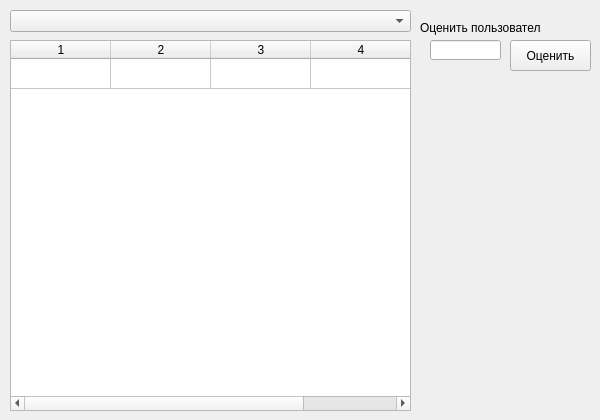
      <widget class="QWidget" name="pg_markSet">
       <widget class="QTableWidget" name="tw_lowerRequest_UserList_2">
        <property name="geometry">
         <rect>
          <x>10</x>
          <y>40</y>
          <width>401</width>
          <height>371</height>
         </rect>
        </property>
        <property name="rowCount">
         <number>1</number>
        </property>
        <property name="columnCount">
         <number>4</number>
        </property>
        <attribute name="verticalHeaderVisible">
         <bool>false</bool>
        </attribute>
        <row/>
        <column/>
        <column/>
        <column/>
        <column/>
       </widget>
       <widget class="QPushButton" name="pushButton_2">
        <property name="geometry">
         <rect>
          <x>510</x>
          <y>40</y>
          <width>81</width>
          <height>31</height>
         </rect>
        </property>
        <property name="text">
         <string>Оценить</string>
        </property>
       </widget>
       <widget class="QLabel" name="label_5">
        <property name="geometry">
         <rect>
          <x>420</x>
          <y>20</y>
          <width>121</width>
          <height>16</height>
         </rect>
        </property>
        <property name="text">
         <string>Оценить пользователя</string>
        </property>
       </widget>
       <widget class="QLineEdit" name="lineEdit">
        <property name="geometry">
         <rect>
          <x>430</x>
          <y>40</y>
          <width>71</width>
          <height>20</height>
         </rect>
        </property>
       </widget>
       <widget class="QComboBox" name="comboBox">
        <property name="geometry">
         <rect>
          <x>10</x>
          <y>10</y>
          <width>401</width>
          <height>22</height>
         </rect>
        </property>
       </widget>
      </widget>
